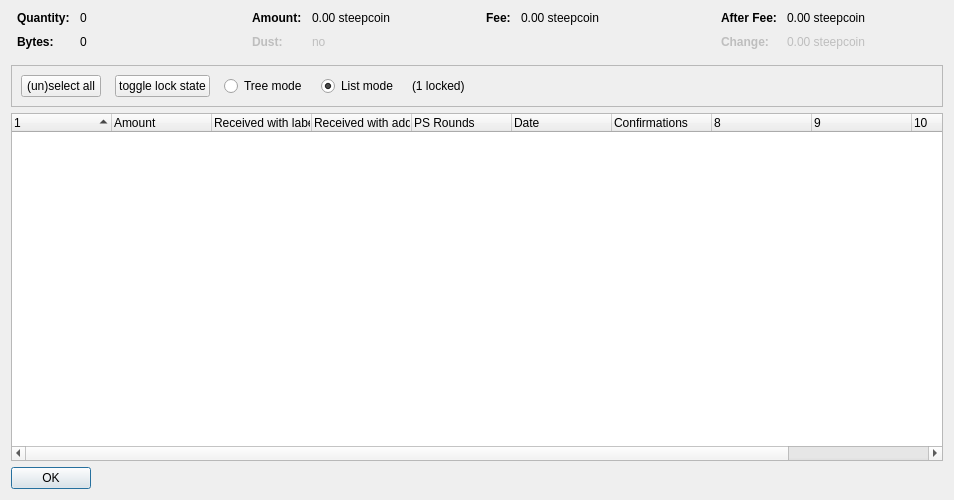
<?xml version="1.0" encoding="UTF-8"?>
<ui version="4.0">
 <class>CoinControlDialog</class>
 <widget class="QDialog" name="CoinControlDialog">
  <property name="geometry">
   <rect>
    <x>0</x>
    <y>0</y>
    <width>954</width>
    <height>500</height>
   </rect>
  </property>
  <property name="windowTitle">
   <string>Coin Selection</string>
  </property>
  <layout class="QVBoxLayout" name="verticalLayout">
   <item>
    <layout class="QHBoxLayout" name="horizontalLayoutTop" stretch="0,0,0,0">
     <property name="topMargin">
      <number>0</number>
     </property>
     <property name="bottomMargin">
      <number>10</number>
     </property>
     <item>
      <layout class="QFormLayout" name="formLayoutCoinControl1">
       <property name="horizontalSpacing">
        <number>10</number>
       </property>
       <property name="verticalSpacing">
        <number>10</number>
       </property>
       <property name="leftMargin">
        <number>6</number>
       </property>
       <property name="rightMargin">
        <number>6</number>
       </property>
       <item row="0" column="0">
        <widget class="QLabel" name="labelCoinControlQuantityText">
         <property name="font">
          <font>
           <weight>75</weight>
           <bold>true</bold>
          </font>
         </property>
         <property name="text">
          <string>Quantity:</string>
         </property>
        </widget>
       </item>
       <item row="0" column="1">
        <widget class="QLabel" name="labelCoinControlQuantity">
         <property name="cursor">
          <cursorShape>IBeamCursor</cursorShape>
         </property>
         <property name="contextMenuPolicy">
          <enum>Qt::ActionsContextMenu</enum>
         </property>
         <property name="text">
          <string notr="true">0</string>
         </property>
         <property name="textInteractionFlags">
          <set>Qt::LinksAccessibleByMouse|Qt::TextSelectableByKeyboard|Qt::TextSelectableByMouse</set>
         </property>
        </widget>
       </item>
       <item row="1" column="0">
        <widget class="QLabel" name="labelCoinControlBytesText">
         <property name="font">
          <font>
           <weight>75</weight>
           <bold>true</bold>
          </font>
         </property>
         <property name="text">
          <string>Bytes:</string>
         </property>
        </widget>
       </item>
       <item row="1" column="1">
        <widget class="QLabel" name="labelCoinControlBytes">
         <property name="cursor">
          <cursorShape>IBeamCursor</cursorShape>
         </property>
         <property name="contextMenuPolicy">
          <enum>Qt::ActionsContextMenu</enum>
         </property>
         <property name="text">
          <string notr="true">0</string>
         </property>
         <property name="textInteractionFlags">
          <set>Qt::LinksAccessibleByMouse|Qt::TextSelectableByKeyboard|Qt::TextSelectableByMouse</set>
         </property>
        </widget>
       </item>
      </layout>
     </item>
     <item>
      <layout class="QFormLayout" name="formLayoutCoinControl2">
       <property name="horizontalSpacing">
        <number>10</number>
       </property>
       <property name="verticalSpacing">
        <number>10</number>
       </property>
       <property name="leftMargin">
        <number>6</number>
       </property>
       <property name="rightMargin">
        <number>6</number>
       </property>
       <item row="0" column="0">
        <widget class="QLabel" name="labelCoinControlAmountText">
         <property name="font">
          <font>
           <weight>75</weight>
           <bold>true</bold>
          </font>
         </property>
         <property name="text">
          <string>Amount:</string>
         </property>
        </widget>
       </item>
       <item row="0" column="1">
        <widget class="QLabel" name="labelCoinControlAmount">
         <property name="cursor">
          <cursorShape>IBeamCursor</cursorShape>
         </property>
         <property name="contextMenuPolicy">
          <enum>Qt::ActionsContextMenu</enum>
         </property>
         <property name="text">
          <string notr="true">0.00 steepcoin</string>
         </property>
         <property name="textInteractionFlags">
          <set>Qt::LinksAccessibleByMouse|Qt::TextSelectableByKeyboard|Qt::TextSelectableByMouse</set>
         </property>
        </widget>
       </item>
       <item row="1" column="0">
        <widget class="QLabel" name="labelCoinControlLowOutputText">
         <property name="enabled">
          <bool>false</bool>
         </property>
         <property name="font">
          <font>
           <weight>75</weight>
           <bold>true</bold>
          </font>
         </property>
         <property name="text">
          <string>Dust:</string>
         </property>
        </widget>
       </item>
       <item row="1" column="1">
        <widget class="QLabel" name="labelCoinControlLowOutput">
         <property name="enabled">
          <bool>false</bool>
         </property>
         <property name="cursor">
          <cursorShape>IBeamCursor</cursorShape>
         </property>
         <property name="contextMenuPolicy">
          <enum>Qt::ActionsContextMenu</enum>
         </property>
         <property name="text">
          <string notr="true">no</string>
         </property>
         <property name="textInteractionFlags">
          <set>Qt::LinksAccessibleByMouse|Qt::TextSelectableByKeyboard|Qt::TextSelectableByMouse</set>
         </property>
        </widget>
       </item>
      </layout>
     </item>
     <item>
      <layout class="QFormLayout" name="formLayoutCoinControl3">
       <property name="horizontalSpacing">
        <number>10</number>
       </property>
       <property name="verticalSpacing">
        <number>10</number>
       </property>
       <property name="leftMargin">
        <number>6</number>
       </property>
       <property name="rightMargin">
        <number>6</number>
       </property>
       <item row="0" column="0">
        <widget class="QLabel" name="labelCoinControlFeeText">
         <property name="font">
          <font>
           <weight>75</weight>
           <bold>true</bold>
          </font>
         </property>
         <property name="text">
          <string>Fee:</string>
         </property>
        </widget>
       </item>
       <item row="0" column="1">
        <widget class="QLabel" name="labelCoinControlFee">
         <property name="cursor">
          <cursorShape>IBeamCursor</cursorShape>
         </property>
         <property name="contextMenuPolicy">
          <enum>Qt::ActionsContextMenu</enum>
         </property>
         <property name="text">
          <string notr="true">0.00 steepcoin</string>
         </property>
         <property name="textInteractionFlags">
          <set>Qt::LinksAccessibleByMouse|Qt::TextSelectableByKeyboard|Qt::TextSelectableByMouse</set>
         </property>
        </widget>
       </item>
      </layout>
     </item>
     <item>
      <layout class="QFormLayout" name="formLayoutCoinControl4">
       <property name="horizontalSpacing">
        <number>10</number>
       </property>
       <property name="verticalSpacing">
        <number>10</number>
       </property>
       <property name="leftMargin">
        <number>6</number>
       </property>
       <property name="rightMargin">
        <number>6</number>
       </property>
       <item row="0" column="0">
        <widget class="QLabel" name="labelCoinControlAfterFeeText">
         <property name="font">
          <font>
           <weight>75</weight>
           <bold>true</bold>
          </font>
         </property>
         <property name="text">
          <string>After Fee:</string>
         </property>
        </widget>
       </item>
       <item row="0" column="1">
        <widget class="QLabel" name="labelCoinControlAfterFee">
         <property name="cursor">
          <cursorShape>IBeamCursor</cursorShape>
         </property>
         <property name="contextMenuPolicy">
          <enum>Qt::ActionsContextMenu</enum>
         </property>
         <property name="text">
          <string notr="true">0.00 steepcoin</string>
         </property>
         <property name="textInteractionFlags">
          <set>Qt::LinksAccessibleByMouse|Qt::TextSelectableByKeyboard|Qt::TextSelectableByMouse</set>
         </property>
        </widget>
       </item>
       <item row="1" column="0">
        <widget class="QLabel" name="labelCoinControlChangeText">
         <property name="enabled">
          <bool>false</bool>
         </property>
         <property name="font">
          <font>
           <weight>75</weight>
           <bold>true</bold>
          </font>
         </property>
         <property name="text">
          <string>Change:</string>
         </property>
        </widget>
       </item>
       <item row="1" column="1">
        <widget class="QLabel" name="labelCoinControlChange">
         <property name="enabled">
          <bool>false</bool>
         </property>
         <property name="cursor">
          <cursorShape>IBeamCursor</cursorShape>
         </property>
         <property name="contextMenuPolicy">
          <enum>Qt::ActionsContextMenu</enum>
         </property>
         <property name="text">
          <string notr="true">0.00 steepcoin</string>
         </property>
         <property name="textInteractionFlags">
          <set>Qt::LinksAccessibleByMouse|Qt::TextSelectableByKeyboard|Qt::TextSelectableByMouse</set>
         </property>
        </widget>
       </item>
      </layout>
     </item>
    </layout>
   </item>
   <item>
    <widget class="QFrame" name="frame">
     <property name="minimumSize">
      <size>
       <width>0</width>
       <height>40</height>
      </size>
     </property>
     <property name="frameShape">
      <enum>QFrame::StyledPanel</enum>
     </property>
     <property name="frameShadow">
      <enum>QFrame::Sunken</enum>
     </property>
     <layout class="QHBoxLayout" name="horizontalLayout">
      <item>
       <layout class="QHBoxLayout" name="horizontalLayoutPanel" stretch="0,0,0,0,0,0">
        <property name="spacing">
         <number>14</number>
        </property>
        <item>
         <widget class="QPushButton" name="pushButtonSelectAll">
          <property name="sizePolicy">
           <sizepolicy hsizetype="Maximum" vsizetype="Fixed">
            <horstretch>0</horstretch>
            <verstretch>0</verstretch>
           </sizepolicy>
          </property>
          <property name="text">
           <string>(un)select all</string>
          </property>
          <property name="autoDefault">
           <bool>false</bool>
          </property>
         </widget>
        </item>
        <item>
         <widget class="QPushButton" name="pushButtonToggleLock">
          <property name="sizePolicy">
           <sizepolicy hsizetype="Maximum" vsizetype="Fixed">
            <horstretch>0</horstretch>
            <verstretch>0</verstretch>
           </sizepolicy>
          </property>
          <property name="text">
           <string>toggle lock state</string>
          </property>
          <property name="autoDefault">
           <bool>false</bool>
          </property>
         </widget>
        </item>
        <item>
         <widget class="QRadioButton" name="radioTreeMode">
          <property name="sizePolicy">
           <sizepolicy hsizetype="Maximum" vsizetype="Fixed">
            <horstretch>0</horstretch>
            <verstretch>0</verstretch>
           </sizepolicy>
          </property>
          <property name="text">
           <string>Tree mode</string>
          </property>
         </widget>
        </item>
        <item>
         <widget class="QRadioButton" name="radioListMode">
          <property name="sizePolicy">
           <sizepolicy hsizetype="Maximum" vsizetype="Fixed">
            <horstretch>0</horstretch>
            <verstretch>0</verstretch>
           </sizepolicy>
          </property>
          <property name="text">
           <string>List mode</string>
          </property>
          <property name="checked">
           <bool>true</bool>
          </property>
         </widget>
        </item>
        <item>
         <widget class="QLabel" name="labelLocked">
          <property name="text">
           <string>(1 locked)</string>
          </property>
         </widget>
        </item>
        <item>
         <spacer name="horizontalSpacer">
          <property name="orientation">
           <enum>Qt::Horizontal</enum>
          </property>
          <property name="sizeHint" stdset="0">
           <size>
            <width>40</width>
            <height>20</height>
           </size>
          </property>
         </spacer>
        </item>
       </layout>
      </item>
     </layout>
    </widget>
   </item>
   <item>
    <widget class="CoinControlTreeWidget" name="treeWidget">
     <property name="contextMenuPolicy">
      <enum>Qt::CustomContextMenu</enum>
     </property>
     <property name="sortingEnabled">
      <bool>false</bool>
     </property>
     <property name="columnCount">
      <number>11</number>
     </property>
     <attribute name="headerShowSortIndicator" stdset="0">
      <bool>true</bool>
     </attribute>
     <attribute name="headerStretchLastSection">
      <bool>false</bool>
     </attribute>
     <column>
      <property name="text">
       <string/>
      </property>
     </column>
     <column>
      <property name="text">
       <string>Amount</string>
      </property>
     </column>
     <column>
      <property name="text">
       <string>Received with label</string>
      </property>
     </column>
     <column>
      <property name="text">
       <string>Received with address</string>
      </property>
     </column>
     <column>
      <property name="text">
       <string>PS Rounds</string>
      </property>
     </column>
     <column>
      <property name="text">
       <string>Date</string>
      </property>
     </column>
     <column>
      <property name="text">
       <string>Confirmations</string>
      </property>
      <property name="toolTip">
       <string>Confirmed</string>
      </property>
     </column>
     <column>
      <property name="text">
       <string/>
      </property>
     </column>
     <column>
      <property name="text">
       <string/>
      </property>
     </column>
     <column>
      <property name="text">
       <string/>
      </property>
     </column>
     <column>
      <property name="text">
       <string/>
      </property>
     </column>
    </widget>
   </item>
   <item>
    <widget class="QDialogButtonBox" name="buttonBox">
     <property name="sizePolicy">
      <sizepolicy hsizetype="Maximum" vsizetype="Fixed">
       <horstretch>0</horstretch>
       <verstretch>0</verstretch>
      </sizepolicy>
     </property>
     <property name="orientation">
      <enum>Qt::Horizontal</enum>
     </property>
     <property name="standardButtons">
      <set>QDialogButtonBox::Ok</set>
     </property>
    </widget>
   </item>
  </layout>
 </widget>
 <customwidgets>
  <customwidget>
   <class>CoinControlTreeWidget</class>
   <extends>QTreeWidget</extends>
   <header>coincontroltreewidget.h</header>
  </customwidget>
 </customwidgets>
 <resources/>
 <connections/>
</ui>
